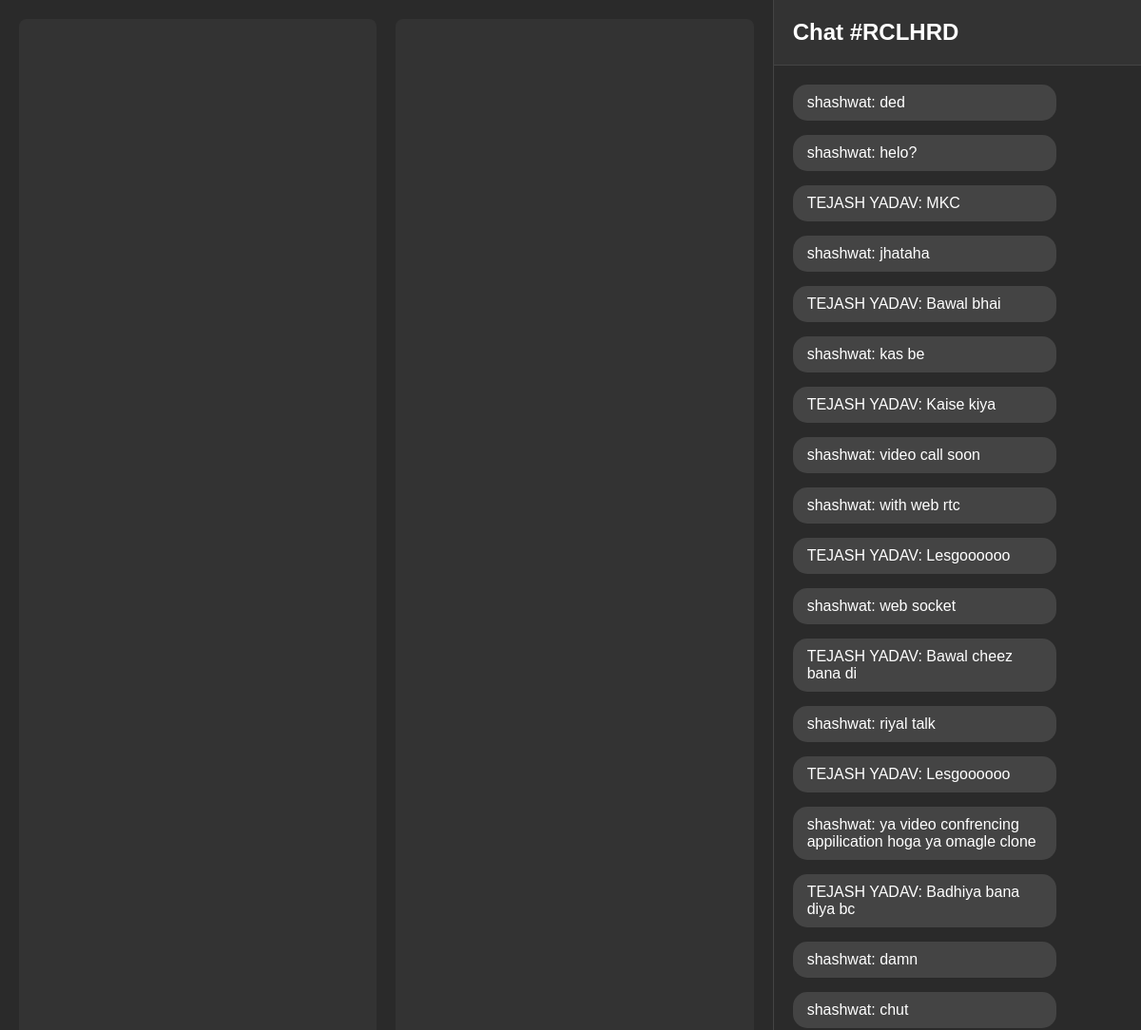
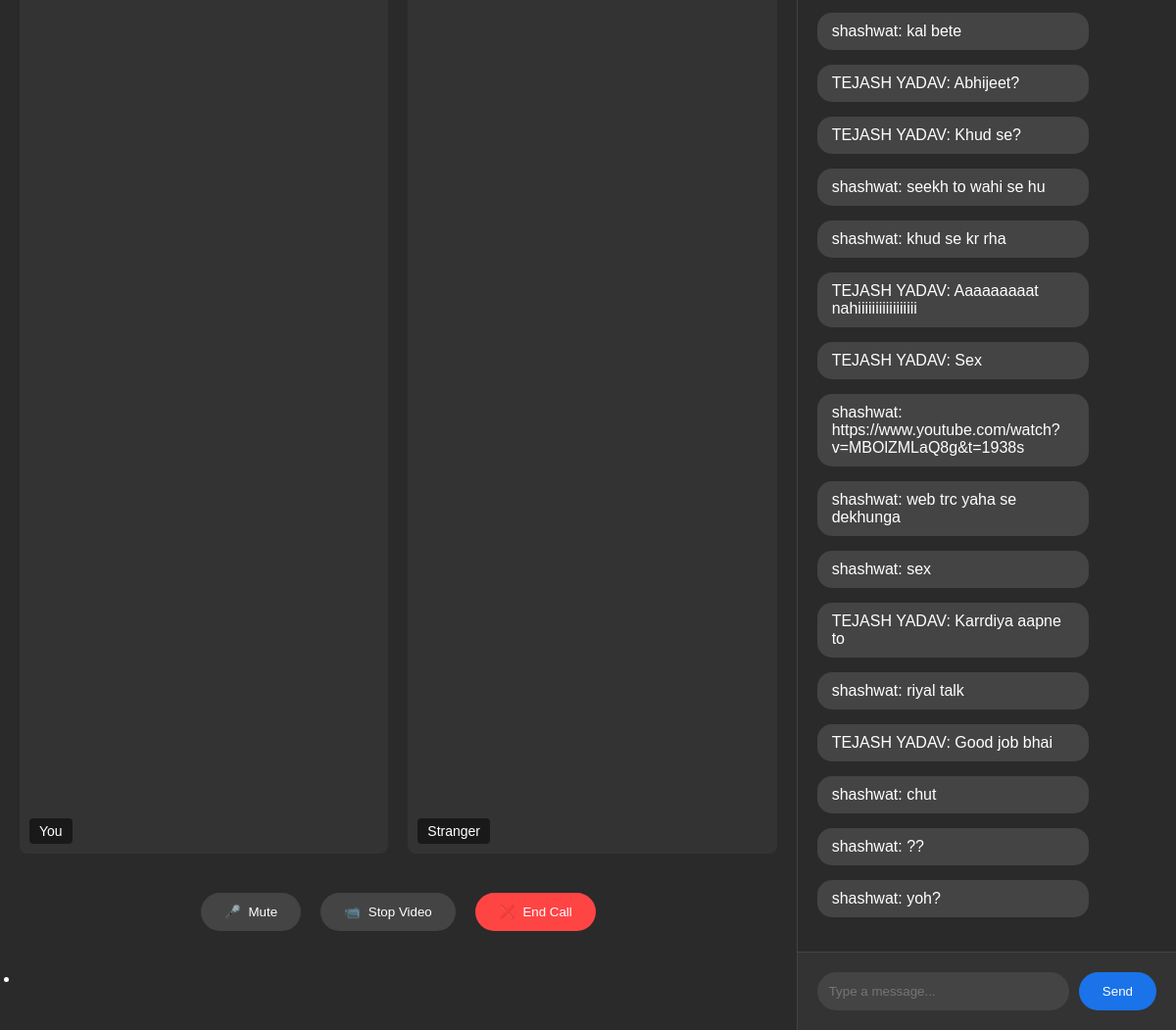
Screenshot of /chat/RCLHRD/ with the database file from the repository (2 pictures, top to bottom).
### base/models.py (models this page shows, shortened)
class Room(models.Model):
    code = models.CharField(max_length=8, unique=True)
    created_at = models.DateTimeField(auto_now_add=True)

class Message(models.Model):
    room = models.ForeignKey(Room, on_delete=models.CASCADE)
    user = models.CharField(max_length=200)
    content = models.TextField()
    created_at = models.DateTimeField(auto_now_add=True)

### base/views.py (the view)
# urls.py: path('chat/<code>/', views.chat, name='chat'),
def chat(request, code):
    room = Room.objects.get(code=code)
    messages = Message.objects.filter(room=room)
    return render(request, 'base/chat.html', {"room": room, "messages": messages})

### templates/base/chat.html (shortened to what this page needs)
<!DOCTYPE html>
<html lang="en">
{% load static %}
<head>
</head>
<body>
    <div class="main-container">
        <div class="video-section">
            <div class="video-container">
                <div class="video-box">
                    <video id="localVideo" autoplay playsinline></video>
                    <div class="video-label">You</div>
                </div>
                <div class="video-box">
                    <video id="remoteVideo" autoplay playsinline></video>
                    <div class="video-label">Stranger</div>
                </div>
            </div>
            <div class="controls">
                <button class="control-btn">
                    <span>🎤</span>
                    Mute
                </button>
                <button class="control-btn">
                    <span>📹</span>
                    Stop Video
                </button>
                <button class="control-btn end">
                    <span>❌</span>
                    End Call
                </button>
            </div>
            <ul id="message_list">
                <li id="message_list_item">
                </li>
            </ul>
        </div>
        <div class="chat-section">
            <div class="chat-header">
                <h2>Chat #{{room.code}}</h2>
            </div>
            <div class="chat-messages">
                {% for message in messages %}
                <div class="message {% if message.user == request.session.name %}sent{% else %}received{% endif %}">
                    <div class="message-content">
                        {{message.user}}: {{message.content}}
                    </div>
                </div>
                {% endfor %}
            </div>
            <div class="chat-input">
                <form id="chatForm">
                    <input type="text" placeholder="Type a message..." />
                    <button type="submit">Send</button>
                </form>
            </div>
        </div>
    </div>
</body>
</html>

### templates/base/chat.html (style rules this page uses)
* { margin: 0; padding: 0; box-sizing: border-box; }
body { font-family: Arial, sans-serif; background-color: #1a1a1a; color: white; height: 100vh; display: flex; }
.main-container { display: flex; width: 100%; height: 100vh; }
.video-section { flex: 2; padding: 20px; display: flex; flex-direction: column; gap: 20px; background-color: #2a2a2a; }
.video-container { display: grid; grid-template-columns: repeat(2, 1fr); gap: 20px; height: calc(100vh - 200px); }
.video-box { background-color: #333; border-radius: 8px; overflow: hidden; position: relative; }
.video-box video { width: 100%; height: 100%; object-fit: cover; }
.video-label { position: absolute; bottom: 10px; left: 10px; background-color: rgba(0, 0, 0, 0.5); padding: 5px 10px; border-radius: 4px; font-size: 14px; }
.controls { display: flex; justify-content: center; gap: 20px; padding: 20px; }
.control-btn { background-color: #444; border: none; color: white; padding: 12px 24px; border-radius: 25px; cursor: pointer; display: flex; align-items: center; gap: 8px; transition: background-color 0.3s; }
.control-btn.end { background-color: #ff4444; }
.chat-section { flex: 1; display: flex; flex-direction: column; background-color: #2a2a2a; border-left: 1px solid #444; }
.chat-header { padding: 20px; background-color: #333; border-bottom: 1px solid #444; }
.chat-messages { flex: 1; padding: 20px; overflow-y: auto; }
.message { margin-bottom: 15px; max-width: 80%; }
.message-content { padding: 10px 15px; border-radius: 15px; background-color: #444; }
.chat-input { padding: 20px; background-color: #333; border-top: 1px solid #444; }
.chat-input form { display: flex; gap: 10px; }
.chat-input input { flex: 1; padding: 12px; border: none; border-radius: 25px; background-color: #444; color: white; }
.chat-input button { padding: 12px 24px; border: none; border-radius: 25px; background-color: #1a73e8; color: white; cursor: pointer; }

### rows the page displays
Room: code "RCLHRD"
Message: user "shashwat", content "ded"
Message: user "shashwat", content "helo?"
Message: user "TEJASH YADAV", content "MKC"
Message: user "shashwat", content "jhataha"
Message: user "TEJASH YADAV", content "Bawal bhai"
Message: user "shashwat", content "kas be"
Message: user "TEJASH YADAV", content "Kaise kiya"
Message: user "shashwat", content "video call soon"
Message: user "shashwat", content "with web rtc"
Message: user "TEJASH YADAV", content "Lesgoooooo"
Message: user "shashwat", content "web socket"
Message: user "TEJASH YADAV", content "Bawal cheez bana di"
Message: user "shashwat", content "riyal talk"
Message: user "TEJASH YADAV", content "Lesgoooooo"
Message: user "shashwat", content "ya video confrencing appilication hoga ya omagle clone"
Message: user "TEJASH YADAV", content "Badhiya bana diya bc"
Message: user "shashwat", content "damn"
Message: user "shashwat", content "chut"
Message: user "shashwat", content "kal bete"
Message: user "TEJASH YADAV", content "Abhijeet?"
Message: user "TEJASH YADAV", content "Khud se?"
Message: user "shashwat", content "seekh to wahi se hu"
Message: user "shashwat", content "khud se kr rha"
Message: user "TEJASH YADAV", content "Aaaaaaaaat nahiiiiiiiiiiiiiiiii"
Message: user "TEJASH YADAV", content "Sex"
Message: user "shashwat", content "https://www.youtube.com/watch?v=MBOlZMLaQ8g&t=1938s"
Message: user "shashwat", content "web trc yaha se dekhunga"
Message: user "shashwat", content "sex"
Message: user "TEJASH YADAV", content "Karrdiya aapne to"
Message: user "shashwat", content "riyal talk"
Message: user "TEJASH YADAV", content "Good job bhai"
Message: user "shashwat", content "chut"
Message: user "shashwat", content "??"
Message: user "shashwat", content "yoh?"
